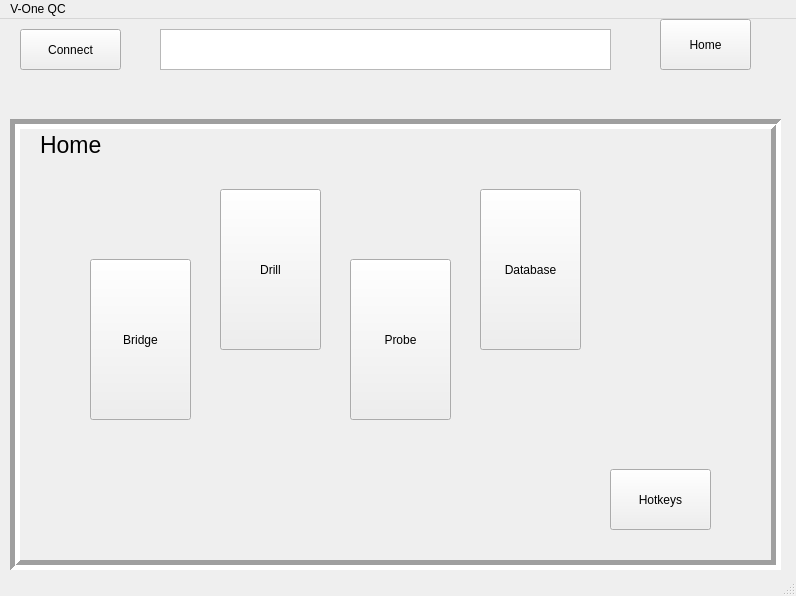
<?xml version="1.0" encoding="UTF-8"?>
<ui version="4.0">
 <class>MainWindow</class>
 <widget class="QMainWindow" name="MainWindow">
  <property name="geometry">
   <rect>
    <x>0</x>
    <y>0</y>
    <width>796</width>
    <height>596</height>
   </rect>
  </property>
  <property name="windowTitle">
   <string>MainWindow</string>
  </property>
  <property name="styleSheet">
   <string notr="true"/>
  </property>
  <widget class="QWidget" name="centralwidget">
   <property name="autoFillBackground">
    <bool>false</bool>
   </property>
   <widget class="QPushButton" name="pushButton">
    <property name="geometry">
     <rect>
      <x>20</x>
      <y>10</y>
      <width>101</width>
      <height>41</height>
     </rect>
    </property>
    <property name="text">
     <string>Connect</string>
    </property>
   </widget>
   <widget class="QTextBrowser" name="textBrowser">
    <property name="geometry">
     <rect>
      <x>160</x>
      <y>10</y>
      <width>451</width>
      <height>41</height>
     </rect>
    </property>
   </widget>
   <widget class="QPushButton" name="HomeButton">
    <property name="geometry">
     <rect>
      <x>660</x>
      <y>0</y>
      <width>91</width>
      <height>51</height>
     </rect>
    </property>
    <property name="text">
     <string>Home</string>
    </property>
   </widget>
   <widget class="QStackedWidget" name="stackedWidget">
    <property name="geometry">
     <rect>
      <x>10</x>
      <y>100</y>
      <width>771</width>
      <height>451</height>
     </rect>
    </property>
    <property name="styleSheet">
     <string notr="true"/>
    </property>
    <property name="frameShape">
     <enum>QFrame::Box</enum>
    </property>
    <property name="frameShadow">
     <enum>QFrame::Sunken</enum>
    </property>
    <property name="lineWidth">
     <number>5</number>
    </property>
    <property name="currentIndex">
     <number>0</number>
    </property>
    <widget class="QWidget" name="HomePage">
     <widget class="QPushButton" name="BridgeButton">
      <property name="geometry">
       <rect>
        <x>70</x>
        <y>130</y>
        <width>101</width>
        <height>161</height>
       </rect>
      </property>
      <property name="styleSheet">
       <string notr="true">font: 14pt &quot;MS Shell Dlg 2&quot;;</string>
      </property>
      <property name="text">
       <string>Bridge</string>
      </property>
     </widget>
     <widget class="QPushButton" name="DrillButton">
      <property name="geometry">
       <rect>
        <x>200</x>
        <y>60</y>
        <width>101</width>
        <height>161</height>
       </rect>
      </property>
      <property name="styleSheet">
       <string notr="true">font: 14pt &quot;MS Shell Dlg 2&quot;;</string>
      </property>
      <property name="text">
       <string>Drill</string>
      </property>
     </widget>
     <widget class="QPushButton" name="ProbeButton">
      <property name="geometry">
       <rect>
        <x>330</x>
        <y>130</y>
        <width>101</width>
        <height>161</height>
       </rect>
      </property>
      <property name="styleSheet">
       <string notr="true">font: 14pt &quot;MS Shell Dlg 2&quot;;</string>
      </property>
      <property name="text">
       <string>Probe</string>
      </property>
     </widget>
     <widget class="QPushButton" name="DatabaseButton">
      <property name="geometry">
       <rect>
        <x>460</x>
        <y>60</y>
        <width>101</width>
        <height>161</height>
       </rect>
      </property>
      <property name="styleSheet">
       <string notr="true">font: 14pt &quot;MS Shell Dlg 2&quot;;</string>
      </property>
      <property name="text">
       <string>Database</string>
      </property>
     </widget>
     <widget class="QPushButton" name="HotkeyButton">
      <property name="geometry">
       <rect>
        <x>590</x>
        <y>340</y>
        <width>101</width>
        <height>61</height>
       </rect>
      </property>
      <property name="text">
       <string>Hotkeys</string>
      </property>
     </widget>
     <widget class="QLabel" name="label_5">
      <property name="geometry">
       <rect>
        <x>20</x>
        <y>0</y>
        <width>101</width>
        <height>31</height>
       </rect>
      </property>
      <property name="font">
       <font>
        <family>MS Shell Dlg 2</family>
        <pointsize>17</pointsize>
        <weight>50</weight>
        <italic>false</italic>
        <bold>false</bold>
        <underline>false</underline>
       </font>
      </property>
      <property name="styleSheet">
       <string notr="true"/>
      </property>
      <property name="text">
       <string>Home</string>
      </property>
     </widget>
    </widget>
    <widget class="QWidget" name="Bridgepage">
     <widget class="QPushButton" name="HomeXButton">
      <property name="geometry">
       <rect>
        <x>90</x>
        <y>140</y>
        <width>75</width>
        <height>101</height>
       </rect>
      </property>
      <property name="text">
       <string>HomeX</string>
      </property>
     </widget>
     <widget class="QPushButton" name="SpeedXButton">
      <property name="geometry">
       <rect>
        <x>190</x>
        <y>260</y>
        <width>75</width>
        <height>101</height>
       </rect>
      </property>
      <property name="text">
       <string>SpeedTesX</string>
      </property>
     </widget>
     <widget class="QPushButton" name="SpinEButton">
      <property name="geometry">
       <rect>
        <x>310</x>
        <y>140</y>
        <width>75</width>
        <height>101</height>
       </rect>
      </property>
      <property name="text">
       <string>SpinE</string>
      </property>
     </widget>
     <widget class="QPushButton" name="HomeZUButton">
      <property name="geometry">
       <rect>
        <x>490</x>
        <y>100</y>
        <width>75</width>
        <height>101</height>
       </rect>
      </property>
      <property name="text">
       <string>HomeZup</string>
      </property>
     </widget>
     <widget class="QPushButton" name="HomeZDButton">
      <property name="geometry">
       <rect>
        <x>490</x>
        <y>240</y>
        <width>75</width>
        <height>101</height>
       </rect>
      </property>
      <property name="text">
       <string>HomeZdown</string>
      </property>
     </widget>
     <widget class="QLabel" name="label">
      <property name="geometry">
       <rect>
        <x>20</x>
        <y>0</y>
        <width>101</width>
        <height>31</height>
       </rect>
      </property>
      <property name="font">
       <font>
        <pointsize>17</pointsize>
       </font>
      </property>
      <property name="text">
       <string>Bridge</string>
      </property>
     </widget>
    </widget>
    <widget class="QWidget" name="page_3">
     <widget class="QLabel" name="label_2">
      <property name="geometry">
       <rect>
        <x>20</x>
        <y>0</y>
        <width>101</width>
        <height>31</height>
       </rect>
      </property>
      <property name="font">
       <font>
        <pointsize>17</pointsize>
       </font>
      </property>
      <property name="text">
       <string>Drill</string>
      </property>
     </widget>
     <widget class="QSlider" name="MotorSpeedSlider">
      <property name="geometry">
       <rect>
        <x>70</x>
        <y>300</y>
        <width>160</width>
        <height>22</height>
       </rect>
      </property>
      <property name="orientation">
       <enum>Qt::Horizontal</enum>
      </property>
     </widget>
     <widget class="QPushButton" name="SpinMotorButton">
      <property name="geometry">
       <rect>
        <x>90</x>
        <y>110</y>
        <width>101</width>
        <height>121</height>
       </rect>
      </property>
      <property name="text">
       <string>SpinMotor</string>
      </property>
     </widget>
     <widget class="QPushButton" name="SetDrillButton">
      <property name="geometry">
       <rect>
        <x>390</x>
        <y>80</y>
        <width>101</width>
        <height>121</height>
       </rect>
      </property>
      <property name="text">
       <string>SetDrillPos</string>
      </property>
     </widget>
     <widget class="QPushButton" name="runoutButton">
      <property name="geometry">
       <rect>
        <x>550</x>
        <y>240</y>
        <width>101</width>
        <height>121</height>
       </rect>
      </property>
      <property name="text">
       <string>Runout</string>
      </property>
     </widget>
     <widget class="QLabel" name="label_6">
      <property name="geometry">
       <rect>
        <x>110</x>
        <y>360</y>
        <width>71</width>
        <height>16</height>
       </rect>
      </property>
      <property name="text">
       <string>Motor Speed</string>
      </property>
     </widget>
    </widget>
    <widget class="QWidget" name="page_4">
     <widget class="QLabel" name="label_3">
      <property name="geometry">
       <rect>
        <x>20</x>
        <y>0</y>
        <width>101</width>
        <height>31</height>
       </rect>
      </property>
      <property name="font">
       <font>
        <pointsize>17</pointsize>
       </font>
      </property>
      <property name="text">
       <string>Probe</string>
      </property>
     </widget>
    </widget>
    <widget class="QWidget" name="page_5">
     <widget class="QLabel" name="label_4">
      <property name="geometry">
       <rect>
        <x>20</x>
        <y>0</y>
        <width>101</width>
        <height>31</height>
       </rect>
      </property>
      <property name="font">
       <font>
        <pointsize>17</pointsize>
       </font>
      </property>
      <property name="text">
       <string>Database</string>
      </property>
     </widget>
     <widget class="QTextBrowser" name="readtextbox">
      <property name="geometry">
       <rect>
        <x>10</x>
        <y>170</y>
        <width>471</width>
        <height>241</height>
       </rect>
      </property>
     </widget>
     <widget class="QTextBrowser" name="textBrowser_2">
      <property name="geometry">
       <rect>
        <x>10</x>
        <y>70</y>
        <width>251</width>
        <height>31</height>
       </rect>
      </property>
     </widget>
     <widget class="QPushButton" name="ExtractButton">
      <property name="geometry">
       <rect>
        <x>500</x>
        <y>170</y>
        <width>81</width>
        <height>31</height>
       </rect>
      </property>
      <property name="text">
       <string>Extract Info</string>
      </property>
     </widget>
     <widget class="QPushButton" name="SaveButton">
      <property name="geometry">
       <rect>
        <x>500</x>
        <y>220</y>
        <width>81</width>
        <height>31</height>
       </rect>
      </property>
      <property name="text">
       <string>Save</string>
      </property>
     </widget>
     <widget class="QPushButton" name="SearchButton">
      <property name="geometry">
       <rect>
        <x>280</x>
        <y>70</y>
        <width>81</width>
        <height>31</height>
       </rect>
      </property>
      <property name="text">
       <string>Search Data</string>
      </property>
     </widget>
    </widget>
   </widget>
  </widget>
  <widget class="QMenuBar" name="menubar">
   <property name="geometry">
    <rect>
     <x>0</x>
     <y>0</y>
     <width>796</width>
     <height>22</height>
    </rect>
   </property>
   <widget class="QMenu" name="menuV_One_QC">
    <property name="title">
     <string>V-One QC</string>
    </property>
   </widget>
   <addaction name="menuV_One_QC"/>
  </widget>
  <widget class="QStatusBar" name="statusbar"/>
 </widget>
 <resources/>
 <connections/>
</ui>
